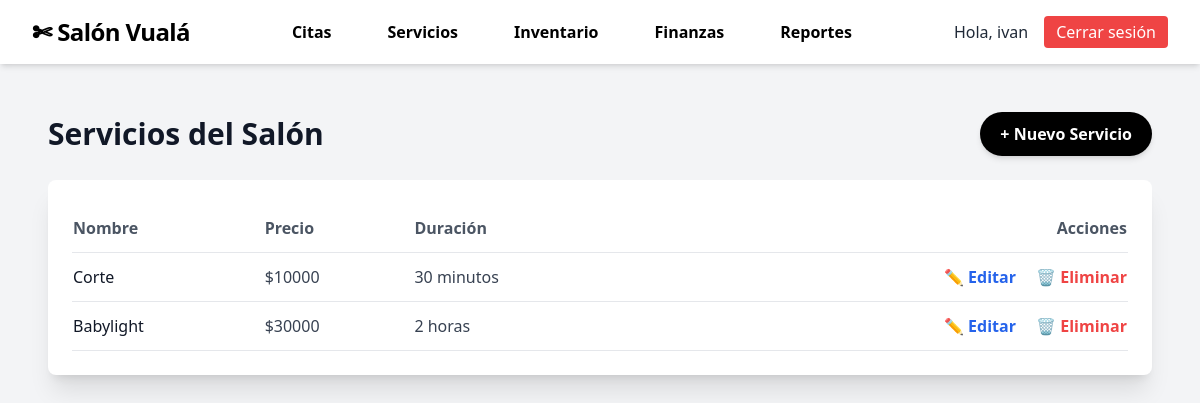
/agenda/servicios/ (signed in), run on the app's committed database.
### usuarios/models.py (models this page shows, shortened)
class Usuarios(AbstractUser):
    rut = models.CharField(
        max_length=10,
        unique=True,
        validators=[validar_formato_rut, validar_dv_rut],
        help_text="Ingrese un RUT sin puntos. Ej: 12345678-9"
    )
    telefono = models.CharField(max_length=13, blank=True, null=True)
    tipo_usuario = models.CharField(
        max_length=50,
        choices=[
            ('admin', 'Administrador'),
            ('cliente', 'Cliente'),
            ('trabajador', 'Trabajador'),
        ],
        default='cliente'
    )
    is_verified = models.BooleanField(default=False)

### agenda/models.py (models this page shows, shortened)
class Servicio(models.Model):
    nombre = models.CharField(max_length=100)
    descripcion = models.TextField(blank=True)
    precio = models.PositiveIntegerField(default=0)
    duracion = models.IntegerField(choices=duracion_choices)

### agenda/views.py (the view)
# urls.py: path('servicios/', views.lista_servicios, name='lista_servicios'),
@login_required
def lista_servicios(request):
    servicios = Servicio.objects.all()
    return render(request, 'agenda/servicios.html', {'servicios': servicios})

### agenda/templates/agenda/servicios.html
{% extends "inicio/base_dashboard.html" %}
{% block content %}
<div class="max-w-7xl mx-auto p-6">
    <div class="flex justify-between items-center mb-6">
        <h1 class="text-3xl font-extrabold text-gray-900">Servicios del Salón</h1>
        <a href="{% url 'agregar_servicio' %}"
           class="bg-black text-white px-5 py-2.5 rounded-full font-semibold hover:bg-pink-500 transition shadow-md hover:shadow-lg">
            + Nuevo Servicio
        </a>
    </div>
    <div class="bg-white shadow-xl rounded-lg p-6">
        {% if servicios %}
        <table class="min-w-full text-left border-collapse">
            <thead>
                <tr class="border-b">
                    <th class="py-3 font-semibold text-gray-600">Nombre</th>
                    <th class="py-3 font-semibold text-gray-600">Precio</th>
                    <th class="py-3 font-semibold text-gray-600">Duración</th>
                    <th class="py-3 text-gray-600 text-right">Acciones</th>
                </tr>
            </thead>
            <tbody>
                {% for s in servicios %}
                <tr class="border-b hover:bg-gray-50 transition">
                    <td class="py-3 text-gray-900 font-medium">{{ s.nombre }}</td>
                    <td class="py-3 text-gray-700">${{ s.precio }}</td>
                    <td class="py-3 text-gray-700">{{ s.get_duracion_display }}</td>
                    <td class="py-3 text-right space-x-4">
                        <a href="{% url 'editar_servicio' s.id %}"
                           class="text-blue-600 hover:text-blue-800 font-semibold">
                            ✏️ Editar
                        </a>
                        <a href="{% url 'eliminar_servicio' s.id %}"
                           class="text-red-500 hover:text-red-700 font-semibold"
                           onclick="return confirm('¿Seguro que deseas eliminar este servicio?');">
                            🗑️ Eliminar
                        </a>
                    </td>
                </tr>
                {% endfor %}
            </tbody>
        </table>
        {% else %}
        <p class="text-gray-500 text-center py-6">Aún no hay servicios registrados.</p>
        {% endif %}
    </div>
</div>
{% endblock %}

### inicio/templates/inicio/navbar.html (shortened to what this page needs)
{% load static %}
<nav class="bg-white text-black shadow-md">
    <div class="max-w-7xl mx-auto px-4 sm:px-6 lg:px-8">
        <div class="flex justify-between h-16 items-center gap-12">
            <div class="flex-shrink-0 flex items-center">
                <a href="{% url 'dashboard' %}" class="text-2xl font-bold tracking-tight hover:text-pink-400 transition-colors">
                   ✄ Salón Vualá
                </a>
            </div>
            <div class="hidden md:flex md:items-center space-x-6">
<div class="hidden md:flex md:items-center space-x-6">
    <a href="{% url 'citas' %}" class="hover:text-white hover:bg-black font-bold rounded-md px-4 py-2 transition-colors">Citas</a>
    <a href="{% url 'lista_servicios' %}" class="hover:text-white hover:bg-black font-bold rounded-md px-4 py-2 transition-colors">Servicios</a>
    <a href="{% url 'inventario' %}" class="hover:text-white hover:bg-black font-bold rounded-md px-4 py-2 transition-colors">Inventario</a>
    <a href="{% url 'finanzas' %}" class="hover:text-white hover:bg-black font-bold rounded-md px-4 py-2 transition-colors">Finanzas</a>
    <a href="{% url 'reportes' %}" class="hover:text-white hover:bg-black font-bold rounded-md px-4 py-2 transition-colors">Reportes</a>
</div>
            </div>
            <div class="hidden md:flex md:items-center">
                {% if request.user.is_authenticated %}
                    <span class="mr-4 text-gray-800 font-medium">Hola, {{ request.user.first_name|default:request.user.username }}</span>
                    <a href="{% url 'logout_usuario' %}" class="bg-red-500 text-white px-3 py-1 rounded hover:bg-red-600 transition-colors">Cerrar sesión</a>
                {% else %}
                    <a href="" class="bg-black text-white font-bold px-3 py-1 rounded hover:bg-pink-400 transition-colors">Iniciar sesión</a>
                {% endif %}
            </div>
        </div>
    </div>
</nav>

### data on the page
Usuarios: user.first_name "ivan"
Servicio: nombre "Corte", precio "10000", duracion "30 minutos"
Servicio: nombre "Babylight", precio "30000", duracion "2 horas"
